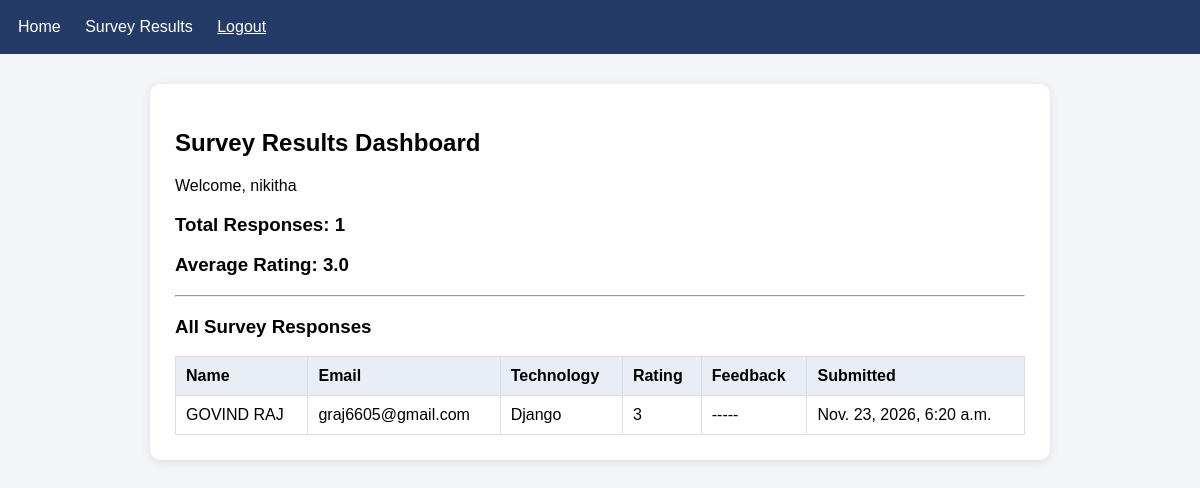
The page /results/ (signed in) on the database its author committed.
### survey/models.py (models this page shows, shortened)
class SurveyResponse(models.Model):
    TECHNOLOGY_CHOICES = [
        ('Python', 'Python'),
        ('Java', 'Java'),
        ('JavaScript', 'JavaScript'),
        ('Django', 'Django'),
        ('Other', 'Other'),
    ]
    RATING_CHOICES = [
        (1, '1 - Poor'),
        (2, '2 - Fair'),
        (3, '3 - Good'),
        (4, '4 - Very Good'),
        (5, '5 - Excellent'),
    ]
    name = models.CharField(max_length=100)
    email = models.EmailField()
    technology = models.CharField(
        max_length=30,
        choices=TECHNOLOGY_CHOICES
    )
    rating = models.IntegerField(
        choices=RATING_CHOICES
    )
    feedback = models.TextField()
    submitted_at = models.DateTimeField(
        auto_now_add=True
    )

### survey/views.py (the view)
# urls.py: path('results/', views.results, name='results'),
@login_required
def results(request):
    responses = SurveyResponse.objects.all().order_by(
        '-submitted_at'
    )
    total_responses = responses.count()
    average_rating = responses.aggregate(
        Avg('rating')
    )['rating__avg']
    context = {
        'responses': responses,
        'total_responses': total_responses,
        'average_rating': average_rating,
    }
    return render(
        request,
        'results.html',
        context
    )

### survey/templates/results.html
{% extends 'base.html' %}
{% block content %}
<h2>Survey Results Dashboard</h2>
<p>
    Welcome, {{ user.username }}
</p>
<h3>
    Total Responses: {{ total_responses }}
</h3>
<h3>
    Average Rating:
    {{ average_rating|floatformat:1 }}
</h3>
<hr>
<h3>All Survey Responses</h3>
<div class="table-wrapper">
<table>
    <thead>
        <tr>
            <th>Name</th>
            <th>Email</th>
            <th>Technology</th>
            <th>Rating</th>
            <th>Feedback</th>
            <th>Submitted</th>
        </tr>
    </thead>
    <tbody>
        {% for response in responses %}
        <tr>
            <td>{{ response.name }}</td>
            <td>{{ response.email }}</td>
            <td>{{ response.technology }}</td>
            <td>{{ response.rating }}</td>
            <td>{{ response.feedback }}</td>
            <td>{{ response.submitted_at }}</td>
        </tr>
        {% empty %}
        <tr>
            <td colspan="6">
                No survey responses yet.
            </td>
        </tr>
        {% endfor %}
    </tbody>
</table>
</div>
{% endblock %}

### survey/templates/base.html (shortened to what this page needs)
<!DOCTYPE html>
<html>
<head>
</head>
<body>
<nav>
    <a href="{% url 'home' %}">Home</a>
    {% if user.is_authenticated %}
        <a href="{% url 'results' %}">
            Survey Results
        </a>
        <form method="post"
              action="{% url 'logout' %}"
              class="logout-form">
            <button type="submit">Logout</button>
        </form>
    {% else %}
        <a href="{% url 'login' %}">Login</a>
    {% endif %}
</nav>
<div class="container">
    {% block content %}
    {% endblock %}
</div>
</body>
</html>

### survey/templates/base.html (style rules this page uses)
body { font-family: Arial, sans-serif; background: #f3f5f9; margin: 0; }
nav { background: #243b67; padding: 18px; color: white; }
nav a { color: white; text-decoration: none; margin-right: 20px; }
.container { max-width: 850px; margin: 30px auto; background: white; padding: 25px; border-radius: 10px; box-shadow: 0 2px 10px #ddd; }
button { background: #243b67; color: white; border: none; padding: 12px 20px; border-radius: 5px; cursor: pointer; }
.logout-form { display: inline; }
.logout-form button { background: transparent; padding: 0; font: inherit; text-decoration: underline; }
table { width: 100%; border-collapse: collapse; }
th, td { border: 1px solid #ddd; padding: 10px; text-align: left; }
th { background: #e8edf6; }
.table-wrapper { overflow-x: auto; }

### rows shown on the page
SurveyResponse: name "GOVIND RAJ", email "graj6605@gmail.com", technology "Django", rating "3", feedback "-----", submitted_at "Nov. 23, 2026, 6:20 a.m."

### other values the page prints
{{ user.username }} "nikitha"
{{ total_responses }} "1"
{{ average_rating|floatformat:1 }} "3.0"
